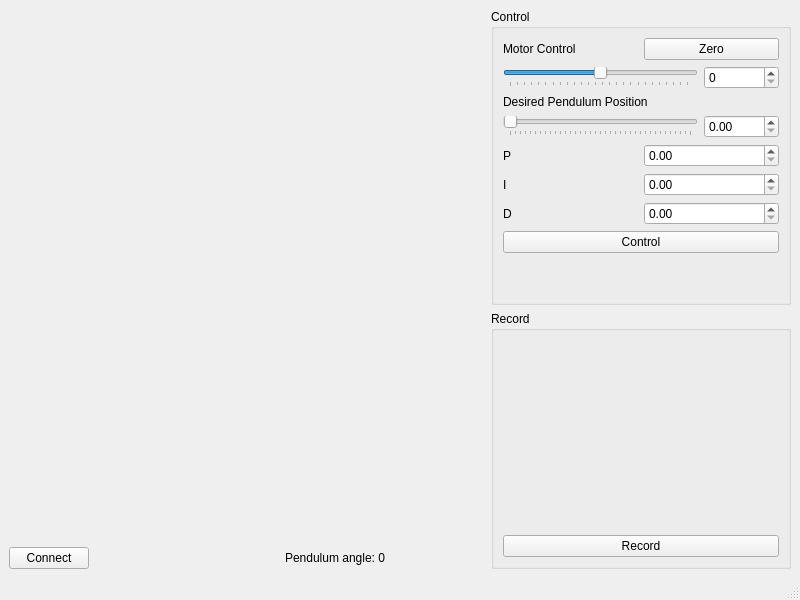
<?xml version="1.0" encoding="UTF-8"?>
<ui version="4.0">
 <class>MainWindow</class>
 <widget class="QMainWindow" name="MainWindow">
  <property name="geometry">
   <rect>
    <x>0</x>
    <y>0</y>
    <width>800</width>
    <height>600</height>
   </rect>
  </property>
  <property name="windowTitle">
   <string>MainWindow</string>
  </property>
  <widget class="QWidget" name="centralwidget">
   <layout class="QGridLayout" name="gridLayout">
    <item row="0" column="0" rowspan="2">
     <layout class="QGridLayout" name="gridLayout_2">
      <item row="1" column="0" colspan="3">
       <widget class="MatplotlibWidget" name="angle_plot" native="true"/>
      </item>
      <item row="3" column="0">
       <widget class="QPushButton" name="connect_button">
        <property name="maximumSize">
         <size>
          <width>100</width>
          <height>16777215</height>
         </size>
        </property>
        <property name="text">
         <string>Connect</string>
        </property>
       </widget>
      </item>
      <item row="3" column="1">
       <spacer name="horizontalSpacer">
        <property name="orientation">
         <enum>Qt::Horizontal</enum>
        </property>
        <property name="sizeHint" stdset="0">
         <size>
          <width>40</width>
          <height>20</height>
         </size>
        </property>
       </spacer>
      </item>
      <item row="3" column="2">
       <widget class="QLabel" name="angle_label">
        <property name="minimumSize">
         <size>
          <width>200</width>
          <height>0</height>
         </size>
        </property>
        <property name="text">
         <string>Pendulum angle: 0</string>
        </property>
       </widget>
      </item>
     </layout>
    </item>
    <item row="1" column="1">
     <widget class="QGroupBox" name="groupBox_2">
      <property name="title">
       <string>Record</string>
      </property>
      <layout class="QVBoxLayout" name="verticalLayout_2">
       <item>
        <spacer name="verticalSpacer_2">
         <property name="orientation">
          <enum>Qt::Vertical</enum>
         </property>
         <property name="sizeHint" stdset="0">
          <size>
           <width>20</width>
           <height>85</height>
          </size>
         </property>
        </spacer>
       </item>
       <item>
        <widget class="QPushButton" name="record_button">
         <property name="text">
          <string>Record</string>
         </property>
        </widget>
       </item>
      </layout>
     </widget>
    </item>
    <item row="0" column="1">
     <widget class="QGroupBox" name="groupBox">
      <property name="minimumSize">
       <size>
        <width>300</width>
        <height>0</height>
       </size>
      </property>
      <property name="maximumSize">
       <size>
        <width>300</width>
        <height>16777215</height>
       </size>
      </property>
      <property name="title">
       <string>Control</string>
      </property>
      <layout class="QVBoxLayout" name="verticalLayout">
       <item>
        <layout class="QHBoxLayout" name="horizontalLayout">
         <item>
          <widget class="QLabel" name="label">
           <property name="text">
            <string>Motor Control</string>
           </property>
          </widget>
         </item>
         <item>
          <widget class="QPushButton" name="zero_button">
           <property name="text">
            <string>Zero</string>
           </property>
          </widget>
         </item>
        </layout>
       </item>
       <item>
        <layout class="QHBoxLayout" name="horizontalLayout_2">
         <item>
          <widget class="QSlider" name="motor_control">
           <property name="minimum">
            <number>-127</number>
           </property>
           <property name="maximum">
            <number>127</number>
           </property>
           <property name="orientation">
            <enum>Qt::Horizontal</enum>
           </property>
           <property name="tickPosition">
            <enum>QSlider::TicksBelow</enum>
           </property>
          </widget>
         </item>
         <item>
          <widget class="QSpinBox" name="motor_control_sb">
           <property name="minimumSize">
            <size>
             <width>75</width>
             <height>0</height>
            </size>
           </property>
           <property name="maximumSize">
            <size>
             <width>75</width>
             <height>16777215</height>
            </size>
           </property>
          </widget>
         </item>
        </layout>
       </item>
       <item>
        <widget class="QLabel" name="label_2">
         <property name="text">
          <string>Desired Pendulum Position</string>
         </property>
        </widget>
       </item>
       <item>
        <layout class="QHBoxLayout" name="horizontalLayout_3">
         <item>
          <widget class="QSlider" name="desired_position">
           <property name="maximum">
            <number>360</number>
           </property>
           <property name="orientation">
            <enum>Qt::Horizontal</enum>
           </property>
           <property name="tickPosition">
            <enum>QSlider::TicksBelow</enum>
           </property>
          </widget>
         </item>
         <item>
          <widget class="QDoubleSpinBox" name="desired_pendulum_sb">
           <property name="minimumSize">
            <size>
             <width>75</width>
             <height>0</height>
            </size>
           </property>
           <property name="maximumSize">
            <size>
             <width>75</width>
             <height>16777215</height>
            </size>
           </property>
           <property name="maximum">
            <double>359.990000000000009</double>
           </property>
           <property name="singleStep">
            <double>1.000000000000000</double>
           </property>
          </widget>
         </item>
        </layout>
       </item>
       <item>
        <layout class="QGridLayout" name="gridLayout_3">
         <item row="0" column="1">
          <widget class="QDoubleSpinBox" name="doubleSpinBox"/>
         </item>
         <item row="0" column="0">
          <widget class="QLabel" name="label_3">
           <property name="text">
            <string>P</string>
           </property>
          </widget>
         </item>
        </layout>
       </item>
       <item>
        <layout class="QGridLayout" name="gridLayout_6">
         <item row="0" column="1">
          <widget class="QDoubleSpinBox" name="doubleSpinBox_4"/>
         </item>
         <item row="0" column="0">
          <widget class="QLabel" name="label_6">
           <property name="text">
            <string>I</string>
           </property>
          </widget>
         </item>
        </layout>
       </item>
       <item>
        <layout class="QGridLayout" name="gridLayout_7">
         <item row="0" column="1">
          <widget class="QDoubleSpinBox" name="doubleSpinBox_5"/>
         </item>
         <item row="0" column="0">
          <widget class="QLabel" name="label_7">
           <property name="text">
            <string>D</string>
           </property>
          </widget>
         </item>
        </layout>
       </item>
       <item>
        <widget class="QPushButton" name="pushButton">
         <property name="text">
          <string>Control</string>
         </property>
        </widget>
       </item>
       <item>
        <spacer name="verticalSpacer">
         <property name="orientation">
          <enum>Qt::Vertical</enum>
         </property>
         <property name="sizeHint" stdset="0">
          <size>
           <width>20</width>
           <height>40</height>
          </size>
         </property>
        </spacer>
       </item>
      </layout>
     </widget>
    </item>
   </layout>
  </widget>
  <widget class="QStatusBar" name="statusbar"/>
 </widget>
 <customwidgets>
  <customwidget>
   <class>MatplotlibWidget</class>
   <extends>QWidget</extends>
   <header>matplotlibwidget.h</header>
   <container>1</container>
  </customwidget>
 </customwidgets>
 <resources/>
 <connections>
  <connection>
   <sender>motor_control</sender>
   <signal>valueChanged(int)</signal>
   <receiver>motor_control_sb</receiver>
   <slot>setValue(int)</slot>
   <hints>
    <hint type="sourcelabel">
     <x>594</x>
     <y>88</y>
    </hint>
    <hint type="destinationlabel">
     <x>734</x>
     <y>90</y>
    </hint>
   </hints>
  </connection>
  <connection>
   <sender>motor_control_sb</sender>
   <signal>valueChanged(int)</signal>
   <receiver>motor_control</receiver>
   <slot>setValue(int)</slot>
   <hints>
    <hint type="sourcelabel">
     <x>734</x>
     <y>90</y>
    </hint>
    <hint type="destinationlabel">
     <x>594</x>
     <y>88</y>
    </hint>
   </hints>
  </connection>
 </connections>
</ui>
